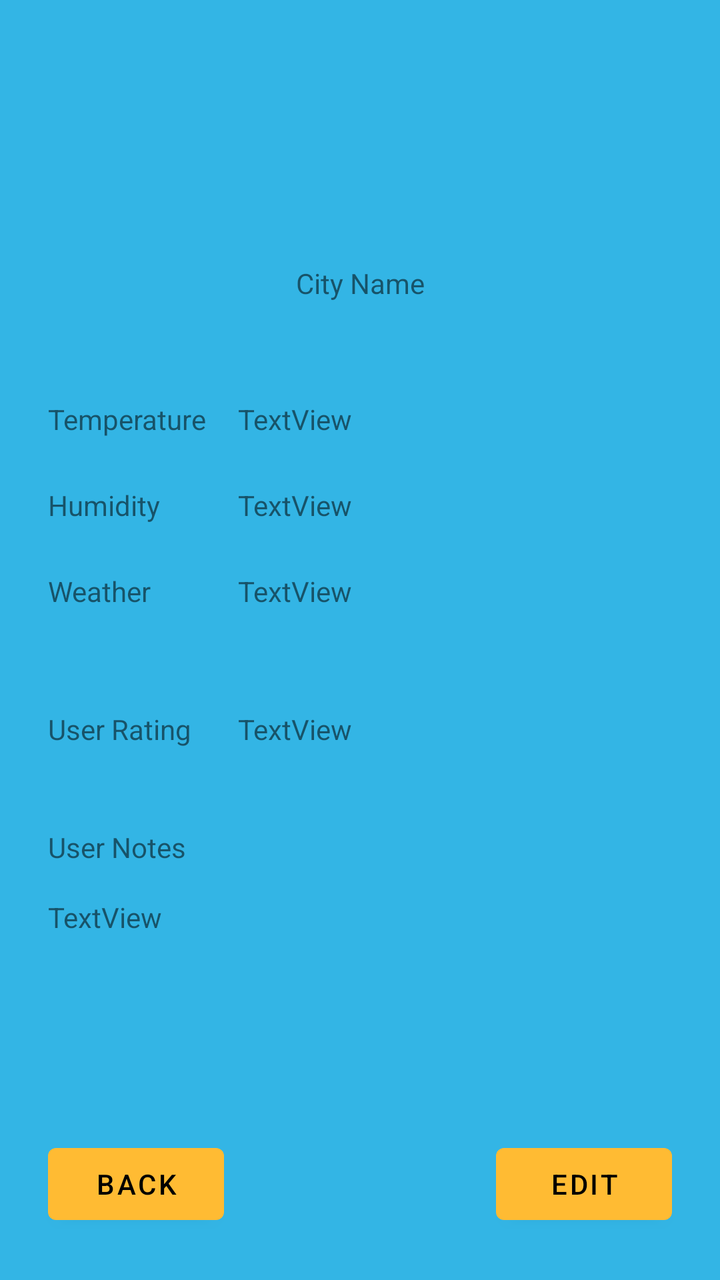
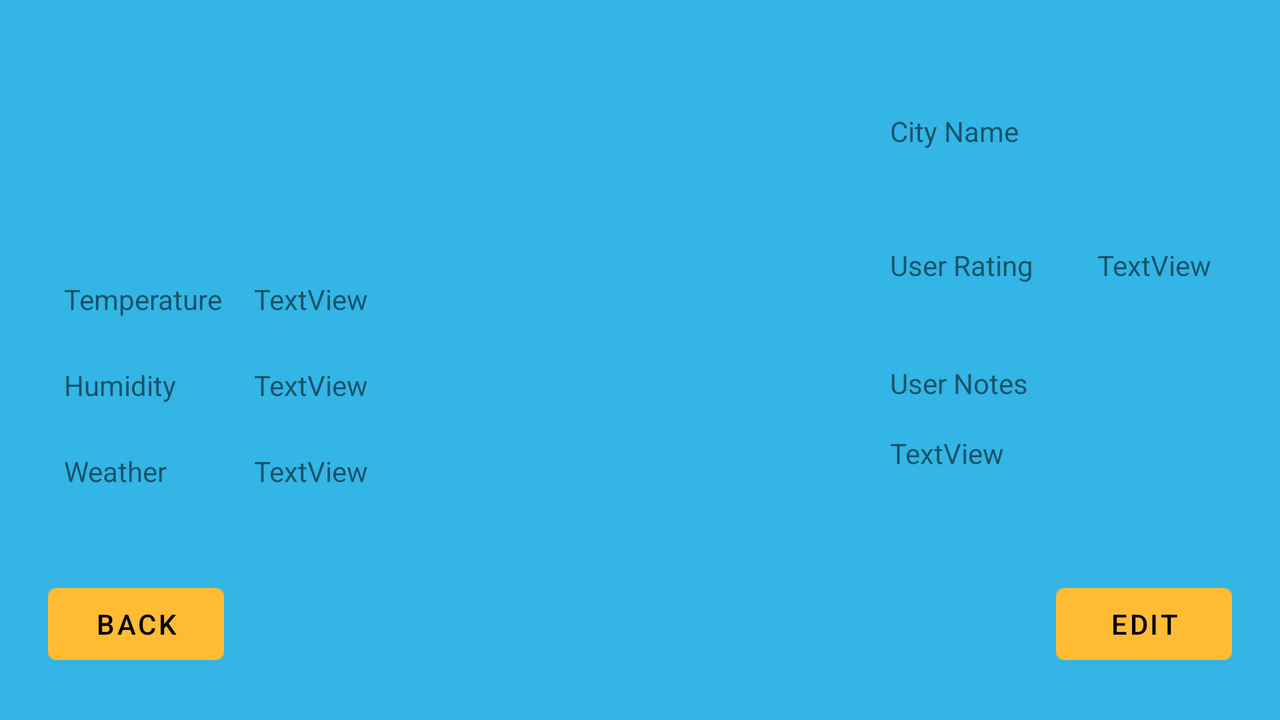

Compare how this app lays out the same screen by default and in its alternative resource folder. The renders come first, then the two layout files and the values they reference.
<!-- AndroidManifest.xml: application theme Theme.Weather -->
<!-- res/layout/activity_details.xml -->
<?xml version="1.0" encoding="utf-8"?>
<androidx.constraintlayout.widget.ConstraintLayout xmlns:android="http://schemas.android.com/apk/res/android"
    xmlns:app="http://schemas.android.com/apk/res-auto"
    xmlns:tools="http://schemas.android.com/tools"
    android:layout_width="match_parent"
    android:layout_height="match_parent"
    android:background="@android:color/holo_blue_light"
    tools:context=".DetailsActivity">

    <ImageView
        android:id="@+id/imgCountryDetails"
        android:layout_width="113dp"
        android:layout_height="100dp"
        android:layout_marginTop="16dp"
        app:layout_constraintEnd_toEndOf="parent"
        app:layout_constraintStart_toStartOf="parent"
        app:layout_constraintTop_toTopOf="parent"
        app:srcCompat="@drawable/dk" />

    <TextView
        android:id="@+id/txtCityNameDetails"
        android:layout_width="wrap_content"
        android:layout_height="wrap_content"
        android:layout_marginTop="16dp"
        android:text="@string/txtCityName"
        app:layout_constraintEnd_toEndOf="parent"
        app:layout_constraintStart_toStartOf="parent"
        app:layout_constraintTop_toBottomOf="@+id/imgCountryDetails" />

    <TextView
        android:id="@+id/txtTempDetails"
        android:layout_width="wrap_content"
        android:layout_height="wrap_content"
        android:layout_marginStart="24dp"
        android:layout_marginLeft="24dp"
        android:layout_marginTop="200dp"
        android:text="@string/txtTemperature"
        app:layout_constraintStart_toStartOf="parent"
        app:layout_constraintTop_toTopOf="parent" />

    <TextView
        android:id="@+id/txtTempDetailsValue"
        android:layout_width="wrap_content"
        android:layout_height="wrap_content"
        android:layout_marginStart="16dp"
        android:layout_marginLeft="16dp"
        android:text="TextView"
        app:layout_constraintStart_toEndOf="@+id/txtTempDetails"
        app:layout_constraintTop_toTopOf="@+id/txtTempDetails" />

    <TextView
        android:id="@+id/txtHumidityDetails"
        android:layout_width="wrap_content"
        android:layout_height="wrap_content"
        android:layout_marginTop="24dp"
        android:text="@string/txtHumidityDetails"
        app:layout_constraintStart_toStartOf="@+id/txtTempDetails"
        app:layout_constraintTop_toBottomOf="@+id/txtTempDetails" />

    <TextView
        android:id="@+id/txtHumidityDetailsValue"
        android:layout_width="wrap_content"
        android:layout_height="wrap_content"
        android:text="TextView"
        app:layout_constraintStart_toStartOf="@+id/txtTempDetailsValue"
        app:layout_constraintTop_toTopOf="@+id/txtHumidityDetails" />

    <TextView
        android:id="@+id/txtWeatherDetails"
        android:layout_width="wrap_content"
        android:layout_height="wrap_content"
        android:layout_marginTop="24dp"
        android:text="@string/txtWeatherDetails"
        app:layout_constraintStart_toStartOf="@+id/txtHumidityDetails"
        app:layout_constraintTop_toBottomOf="@+id/txtHumidityDetails" />

    <TextView
        android:id="@+id/txtWeatherDetailsValue"
        android:layout_width="wrap_content"
        android:layout_height="wrap_content"
        android:text="TextView"
        app:layout_constraintStart_toStartOf="@+id/txtHumidityDetailsValue"
        app:layout_constraintTop_toTopOf="@+id/txtWeatherDetails" />

    <TextView
        android:id="@+id/txtUserRatingDetails"
        android:layout_width="wrap_content"
        android:layout_height="wrap_content"
        android:layout_marginTop="50dp"
        android:text="@string/txtUserRating"
        app:layout_constraintStart_toStartOf="@+id/txtWeatherDetails"
        app:layout_constraintTop_toBottomOf="@+id/txtWeatherDetails" />

    <TextView
        android:id="@+id/txtUserRatingDetailsValue"
        android:layout_width="wrap_content"
        android:layout_height="wrap_content"
        android:text="TextView"
        app:layout_constraintStart_toStartOf="@+id/txtWeatherDetailsValue"
        app:layout_constraintTop_toTopOf="@+id/txtUserRatingDetails" />

    <TextView
        android:id="@+id/txtUserNotesDetails"
        android:layout_width="wrap_content"
        android:layout_height="wrap_content"
        android:layout_marginTop="40dp"
        android:text="@string/txtUserNotesDetails"
        app:layout_constraintStart_toStartOf="@+id/txtUserRatingDetails"
        app:layout_constraintTop_toBottomOf="@+id/txtUserRatingDetails" />

    <TextView
        android:id="@+id/txtUserNotesDetailsValue"
        android:layout_width="wrap_content"
        android:layout_height="wrap_content"
        android:layout_marginTop="16dp"
        android:text="TextView"
        app:layout_constraintStart_toStartOf="@+id/txtUserNotesDetails"
        app:layout_constraintTop_toBottomOf="@+id/txtUserNotesDetails" />

    <Button
        android:id="@+id/btnBack"
        android:layout_width="wrap_content"
        android:layout_height="wrap_content"
        android:layout_marginStart="24dp"
        android:layout_marginLeft="24dp"
        android:layout_marginBottom="24dp"
        android:text="@string/btnBack"
        app:layout_constraintBottom_toBottomOf="parent"
        app:layout_constraintStart_toStartOf="parent" />

    <Button
        android:id="@+id/btnEdit"
        android:layout_width="wrap_content"
        android:layout_height="wrap_content"
        android:layout_marginEnd="24dp"
        android:layout_marginRight="24dp"
        android:layout_marginBottom="24dp"
        android:text="@string/btnEdit"
        app:layout_constraintBottom_toBottomOf="parent"
        app:layout_constraintEnd_toEndOf="parent" />
</androidx.constraintlayout.widget.ConstraintLayout>
<!-- resources referenced by this layout -->
<resources>
  <string name="btnBack">Back</string>
  <string name="btnEdit">Edit</string>
  <string name="txtCityName">City Name</string>
  <string name="txtHumidityDetails">Humidity</string>
  <string name="txtTemperature">Temperature</string>
  <string name="txtUserNotesDetails">User Notes</string>
  <string name="txtUserRating">User Rating</string>
  <string name="txtWeatherDetails">Weather</string>
  <style name="Theme.Weather" parent="Theme.MaterialComponents.DayNight.DarkActionBar">
          
          <item name="colorPrimary">@android:color/holo_orange_light</item>
          <item name="colorPrimaryVariant">@android:color/holo_red_light</item>
          <item name="colorOnPrimary">@color/black</item>
          
          <item name="colorSecondary">@color/teal_200</item>
          <item name="colorSecondaryVariant">@color/teal_700</item>
          <item name="colorOnSecondary">@color/black</item>
          
          <item name="android:statusBarColor" tools:targetApi="l">?attr/colorPrimaryVariant</item>
          
      </style>
</resources>
<!-- res/layout-land/activity_details.xml (the repository's variant of the layout above) -->
<!-- drawn on the phone turned sideways -->
<?xml version="1.0" encoding="utf-8"?>
<androidx.constraintlayout.widget.ConstraintLayout xmlns:android="http://schemas.android.com/apk/res/android"
    xmlns:app="http://schemas.android.com/apk/res-auto"
    xmlns:tools="http://schemas.android.com/tools"
    android:layout_width="match_parent"
    android:layout_height="match_parent"
    android:background="@android:color/holo_blue_light"
    tools:context=".DetailsActivity">

    <ImageView
        android:id="@+id/imgCountryDetails"
        android:layout_width="113dp"
        android:layout_height="100dp"
        android:layout_marginStart="32dp"
        android:layout_marginLeft="32dp"
        android:layout_marginTop="16dp"
        app:layout_constraintStart_toStartOf="parent"
        app:layout_constraintTop_toTopOf="parent"
        app:srcCompat="@drawable/dk" />

    <TextView
        android:id="@+id/txtCityNameDetails"
        android:layout_width="wrap_content"
        android:layout_height="wrap_content"
        android:layout_marginStart="300dp"
        android:layout_marginLeft="300dp"
        android:layout_marginTop="40dp"
        android:text="@string/txtCityName"
        app:layout_constraintStart_toEndOf="@+id/imgCountryDetails"
        app:layout_constraintTop_toTopOf="@+id/imgCountryDetails" />

    <TextView
        android:id="@+id/txtTempDetails"
        android:layout_width="wrap_content"
        android:layout_height="wrap_content"
        android:layout_marginTop="24dp"
        android:text="@string/txtTemperature"
        app:layout_constraintStart_toStartOf="@+id/imgCountryDetails"
        app:layout_constraintTop_toBottomOf="@+id/imgCountryDetails" />

    <TextView
        android:id="@+id/txtTempDetailsValue"
        android:layout_width="wrap_content"
        android:layout_height="wrap_content"
        android:layout_marginStart="16dp"
        android:layout_marginLeft="16dp"
        android:text="TextView"
        app:layout_constraintStart_toEndOf="@+id/txtTempDetails"
        app:layout_constraintTop_toTopOf="@+id/txtTempDetails" />

    <TextView
        android:id="@+id/txtHumidityDetails"
        android:layout_width="wrap_content"
        android:layout_height="wrap_content"
        android:layout_marginTop="24dp"
        android:text="@string/txtHumidityDetails"
        app:layout_constraintStart_toStartOf="@+id/txtTempDetails"
        app:layout_constraintTop_toBottomOf="@+id/txtTempDetails" />

    <TextView
        android:id="@+id/txtHumidityDetailsValue"
        android:layout_width="wrap_content"
        android:layout_height="wrap_content"
        android:text="TextView"
        app:layout_constraintStart_toStartOf="@+id/txtTempDetailsValue"
        app:layout_constraintTop_toTopOf="@+id/txtHumidityDetails" />

    <TextView
        android:id="@+id/txtWeatherDetails"
        android:layout_width="wrap_content"
        android:layout_height="wrap_content"
        android:layout_marginTop="24dp"
        android:text="@string/txtWeatherDetails"
        app:layout_constraintStart_toStartOf="@+id/txtHumidityDetails"
        app:layout_constraintTop_toBottomOf="@+id/txtHumidityDetails" />

    <TextView
        android:id="@+id/txtWeatherDetailsValue"
        android:layout_width="wrap_content"
        android:layout_height="wrap_content"
        android:text="TextView"
        app:layout_constraintStart_toStartOf="@+id/txtHumidityDetailsValue"
        app:layout_constraintTop_toTopOf="@+id/txtWeatherDetails" />

    <TextView
        android:id="@+id/txtUserRatingDetails"
        android:layout_width="wrap_content"
        android:layout_height="wrap_content"
        android:layout_marginTop="48dp"
        android:text="@string/txtUserRating"
        app:layout_constraintStart_toStartOf="@+id/txtCityNameDetails"
        app:layout_constraintTop_toBottomOf="@+id/txtCityNameDetails" />

    <TextView
        android:id="@+id/txtUserRatingDetailsValue"
        android:layout_width="wrap_content"
        android:layout_height="wrap_content"
        android:layout_marginStart="32dp"
        android:layout_marginLeft="32dp"
        android:text="TextView"
        app:layout_constraintStart_toEndOf="@+id/txtUserRatingDetails"
        app:layout_constraintTop_toTopOf="@+id/txtUserRatingDetails" />

    <TextView
        android:id="@+id/txtUserNotesDetails"
        android:layout_width="wrap_content"
        android:layout_height="wrap_content"
        android:layout_marginTop="40dp"
        android:text="@string/txtUserNotesDetails"
        app:layout_constraintStart_toStartOf="@+id/txtUserRatingDetails"
        app:layout_constraintTop_toBottomOf="@+id/txtUserRatingDetails" />

    <TextView
        android:id="@+id/txtUserNotesDetailsValue"
        android:layout_width="wrap_content"
        android:layout_height="wrap_content"
        android:layout_marginTop="16dp"
        android:text="TextView"
        app:layout_constraintStart_toStartOf="@+id/txtUserNotesDetails"
        app:layout_constraintTop_toBottomOf="@+id/txtUserNotesDetails" />

    <Button
        android:id="@+id/btnBack"
        android:layout_width="wrap_content"
        android:layout_height="wrap_content"
        android:layout_marginStart="24dp"
        android:layout_marginLeft="24dp"
        android:layout_marginBottom="24dp"
        android:text="@string/btnBack"
        app:layout_constraintBottom_toBottomOf="parent"
        app:layout_constraintStart_toStartOf="parent" />

    <Button
        android:id="@+id/btnEdit"
        android:layout_width="wrap_content"
        android:layout_height="wrap_content"
        android:layout_marginEnd="24dp"
        android:layout_marginRight="24dp"
        android:layout_marginBottom="24dp"
        android:text="@string/btnEdit"
        app:layout_constraintBottom_toBottomOf="parent"
        app:layout_constraintEnd_toEndOf="parent" />
</androidx.constraintlayout.widget.ConstraintLayout>
